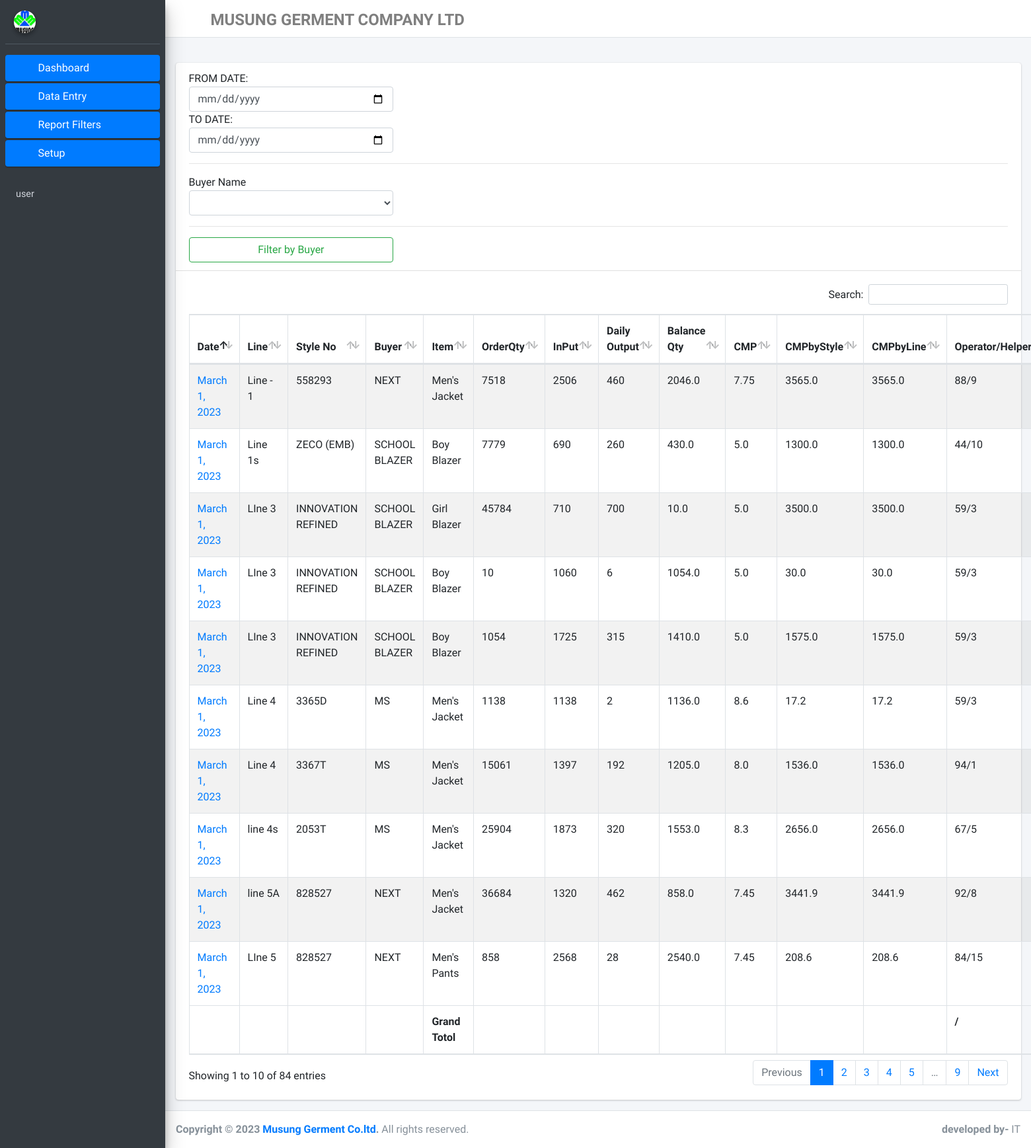
The page /FilterbyBuyerReport on the database its author committed.
### myapp/models.py (models this page shows)
class DailyData(models.Model):
    id = models.AutoField(primary_key=True)
    Line = models.CharField(max_length=225)
    Date = models.DateField()
    Style = models.CharField(max_length=225)
    Buyer = models.CharField(max_length=225)
    Item = models.CharField(max_length=225)
    OrderQty = models.PositiveIntegerField(default=0)
    In_Put = models.PositiveIntegerField(default=0)
    DailyOutput = models.PositiveIntegerField(default=0)
    BalanceQty = models.FloatField(default=0)
    CMP = models.FloatField(default=0.0)
    DailyCMPbyStyle = models.FloatField(default=0)
    DailyCMPbyLine = models.FloatField(default=0)
    Operator = models.PositiveIntegerField(default=0)
    Helper = models.PositiveIntegerField(default=0)
    WorkingHr = models.PositiveIntegerField(default=0)
    CMPprHr = models.FloatField(default=0)
    CMP_Hour_Person = models.FloatField(default=0)
    Remark = models.CharField(max_length=225, blank=True, null=True, default='abc')
    class Meta:
        db_table = 'DailyData'

### myapp/views.py (the view, shortened to what this page needs)
# urls.py: path('FilterbyBuyerReport', FilterbyBuyerReport.as_view(), name = 'FilterbyBuyerReport'),
class FilterbyBuyerReport(View):
    def get(self, request):
        buyer = Buyer.objects.all()
        line = Line.objects.all()
        displaydata = DailyData.objects.all()
        return render(request, 'filter_by_buyer.html', {'data': displaydata, 'buyer':buyer, 'line':line})

### templates/filter_by_buyer.html (shortened to what this page needs)
{% extends 'base.html' %}
{% load static %}
{% block content %}
  <div class="card">
              <div class="card-header">
                <form method="POST">{% csrf_token %}
                    FROM DATE: <input type="date" name="from" class="form-control col-md-3"/>
                    TO DATE:<input type="date" class="form-control col-md-3" name="to"/>
                  <hr>
                  Buyer Name
                  <select class="col-md-3 form-control select2bs4" style="width: 100%;" name="buyer">
                    <option selected="selected"></option>
                    {% for b in buyer %}
                    <option>{{b.BuyerName}}</option>
                    {% endfor %}
                  </select>
                  <hr>
<input type="submit" class="form-control col-md-3 btn btn-outline-success" value="Filter by Buyer">
              </div>
              <div class="card-body">
                <table id="example1" class="table table-bordered table-striped">
                  <thead>
                  <tr>
                    <th>Date</th>
                  <th>Line</th>
                  <th>Style No</th>
                  <th>Buyer</th>
                  <th>Item</th>
                  <th>OrderQty</th>
                  <th>InPut</th>
                  <th>Daily Output</th>
                  <th>Balance Qty</th>
                  <th>CMP</th>
                  <th>CMPbyStyle</th>
                    <th>CMPbyLine</th>
                   <th>Operator/Helper</th>
                  </tr>
                  </thead>
                  <tbody>
                  {% for d in data %}
                <tr>
                  <td><a href="{% url 'myapp:DataEntryEdit' d.id %}">{{d.Date}}</a></td>
                  <td>{{d.Line}}</td>
                  <td>{{d.Style}}</td>
                  <td> {{d.Buyer}}</td>
                  <td>{{d.Item}}</td>
                  <td>{{d.OrderQty}}</td>
                  <td>{{d.In_Put}}</td>
                  <td>{{d.DailyOutput}}</td>
                  <td>{{d.BalanceQty}}</td>
                  <td>{{d.CMP}}</td>
                  <td>{{d.DailyCMPbyStyle}}</td>
                  <td>{{d.DailyCMPbyLine}}</td>
                  <td>{{d.Operator}}/{{d.Helper}}</td>
                </tr>
                {% endfor %}
                  </tbody>
                  <tfoot>
                  <tr>
                    <th></th>
                    <th></th>
                  <th></th>
                  <th></th>
                  <th>Grand Totol</th>
                  <th>{{filter_sum_orderqty}}</th>
                  <th>{{filter_sum_input}}</th>
                  <th>{{filter_sum_dailyoutput}}</th>
                  <th>{{filter_balanceqty}}</th>
                  <th>{{filter_cmp}}</th>
                  <th>{{filter_cmpbystyle}}</th>
                  <th>{{filter_cmpbyline}}</th>
                    <th>{{filter_operator}}/{{filter_helper}}</th>
                  </tr>
                  </tfoot>
                </table>
              </div>
            </div>
{% endblock content %}

### rows shown on the page
DailyData: Date "March 1, 2023", Line "Line - 1", Style "558293", Buyer "NEXT", Item "Men's Jacket", OrderQty "7518", In_Put "2506", DailyOutput "460", BalanceQty "2046.0", CMP "7.75", DailyCMPbyStyle "3565.0", DailyCMPbyLine "3565.0", Operator "88", Helper "9"
DailyData: Date "March 1, 2023", Line "Line 1s", Style "ZECO (EMB)", Buyer "SCHOOL BLAZER", Item "Boy Blazer", OrderQty "7779", In_Put "690", DailyOutput "260", BalanceQty "430.0", CMP "5.0", DailyCMPbyStyle "1300.0", DailyCMPbyLine "1300.0", Operator "44", Helper "10"
DailyData: Date "March 1, 2023", Line "LIne 3", Style "INNOVATION REFINED", Buyer "SCHOOL BLAZER", Item "Girl Blazer", OrderQty "45784", In_Put "710", DailyOutput "700", BalanceQty "10.0", CMP "5.0", DailyCMPbyStyle "3500.0", DailyCMPbyLine "3500.0", Operator "59", Helper "3"
DailyData: Date "March 1, 2023", Line "LIne 3", Style "INNOVATION REFINED", Buyer "SCHOOL BLAZER", Item "Boy Blazer", OrderQty "10", In_Put "1060", DailyOutput "6", BalanceQty "1054.0", CMP "5.0", DailyCMPbyStyle "30.0", DailyCMPbyLine "30.0", Operator "59", Helper "3"
DailyData: Date "March 1, 2023", Line "LIne 3", Style "INNOVATION REFINED", Buyer "SCHOOL BLAZER", Item "Boy Blazer", OrderQty "1054", In_Put "1725", DailyOutput "315", BalanceQty "1410.0", CMP "5.0", DailyCMPbyStyle "1575.0", DailyCMPbyLine "1575.0", Operator "59", Helper "3"
DailyData: Date "March 1, 2023", Line "Line 4", Style "3365D", Buyer "MS", Item "Men's Jacket", OrderQty "1138", In_Put "1138", DailyOutput "2", BalanceQty "1136.0", CMP "8.6", DailyCMPbyStyle "17.2", DailyCMPbyLine "17.2", Operator "59", Helper "3"
DailyData: Date "March 1, 2023", Line "Line 4", Style "3367T", Buyer "MS", Item "Men's Jacket", OrderQty "15061", In_Put "1397", DailyOutput "192", BalanceQty "1205.0", CMP "8.0", DailyCMPbyStyle "1536.0", DailyCMPbyLine "1536.0", Operator "94", Helper "1"
DailyData: Date "March 1, 2023", Line "line 4s", Style "2053T", Buyer "MS", Item "Men's Jacket", OrderQty "25904", In_Put "1873", DailyOutput "320", BalanceQty "1553.0", CMP "8.3", DailyCMPbyStyle "2656.0", DailyCMPbyLine "2656.0", Operator "67", Helper "5"
DailyData: Date "March 1, 2023", Line "line 5A", Style "828527", Buyer "NEXT", Item "Men's Jacket", OrderQty "36684", In_Put "1320", DailyOutput "462", BalanceQty "858.0", CMP "7.45", DailyCMPbyStyle "3441.9", DailyCMPbyLine "3441.9", Operator "92", Helper "8"
DailyData: Date "March 1, 2023", Line "LIne 5", Style "828527", Buyer "NEXT", Item "Men's Pants", OrderQty "858", In_Put "2568", DailyOutput "28", BalanceQty "2540.0", CMP "7.45", DailyCMPbyStyle "208.6", DailyCMPbyLine "208.6", Operator "84", Helper "15"
